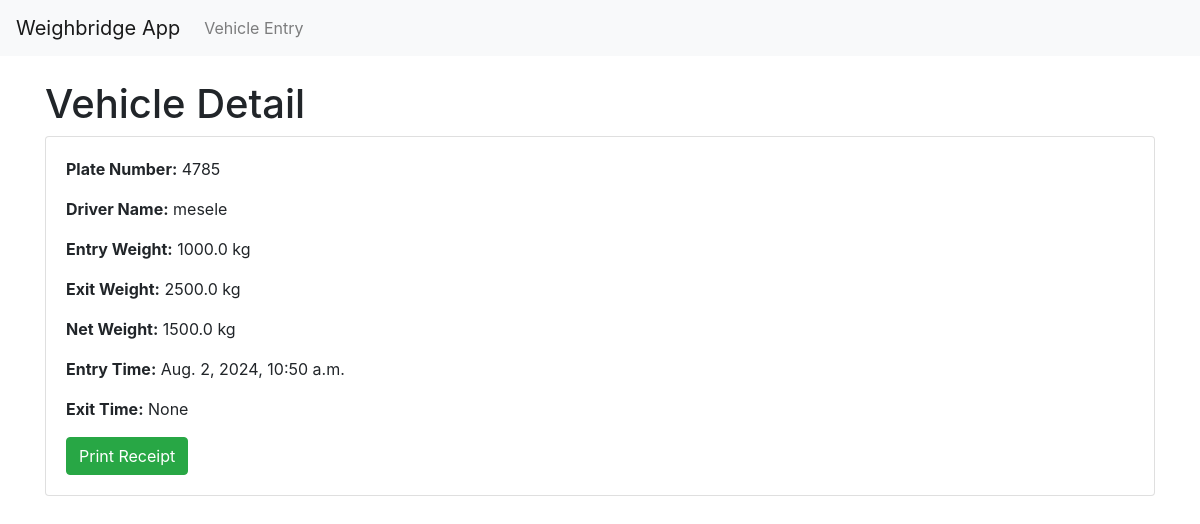
Screenshot of /vehicle/detail/1/ with the database file from the repository.
### app/models.py (models this page shows, shortened)
class Vehicle(models.Model):
    plate_number = models.CharField(max_length=15)
    driver_name = models.CharField(max_length=100)
    entry_time = models.DateTimeField(auto_now_add=True)
    exit_time = models.DateTimeField(null=True, blank=True)
    entry_weight = models.FloatField(null=True, blank=True)
    exit_weight = models.FloatField(null=True, blank=True)
    net_weight = models.FloatField(null=True, blank=True)

### app/views.py (the view)
# urls.py: path('vehicle/detail/<int:pk>/', views.vehicle_detail, name='vehicle_detail'),
def vehicle_detail(request, pk):
    vehicle = Vehicle.objects.get(pk=pk)
    return render(request, 'vehicle_detail.html', {'vehicle': vehicle})

### app/templates/vehicle_detail.html (shortened to what this page needs)
{% extends 'base.html' %}
{% block content %}
    <h1>Vehicle Detail</h1>
    <div class="card">
        <div class="card-body">
            <p><strong>Plate Number:</strong> {{ vehicle.plate_number }}</p>
            <p><strong>Driver Name:</strong> {{ vehicle.driver_name }}</p>
            <p><strong>Entry Weight:</strong> {{ vehicle.entry_weight }} kg</p>
            <p><strong>Exit Weight:</strong> {{ vehicle.exit_weight }} kg</p>
            <p><strong>Net Weight:</strong> {{ vehicle.net_weight }} kg</p>
            <p><strong>Entry Time:</strong> {{ vehicle.entry_time }}</p>
            <p><strong>Exit Time:</strong> {{ vehicle.exit_time }}</p>
            <a href="{% url 'generate_receipt' vehicle.pk %}" class="btn btn-success">Print Receipt</a>
        </div>
    </div>
{% endblock %}

### rows the page displays
Vehicle: plate_number "4785", driver_name "mesele", entry_weight "1000.0", exit_weight "2500.0", net_weight "1500.0", entry_time "Aug. 2, 2024, 10:50 a.m.", exit_time "None"
